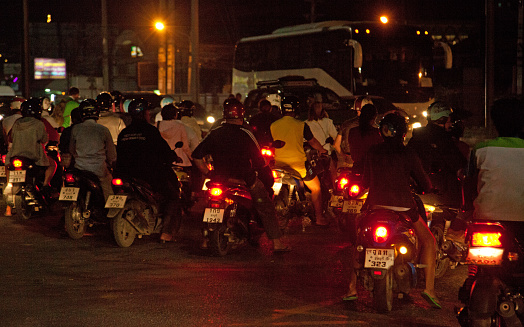
#> input picture Filters/test_image.jpg, 524 x 327 px, found by its file name
$ python CLAHE.py
#> lines starting #> are read from the running program, lines starting #| are printed output that depends on the picture
import matplotlib.pyplot as plt
import cv2
import numpy as np

img = cv2.imread('test_image.jpg', 0)
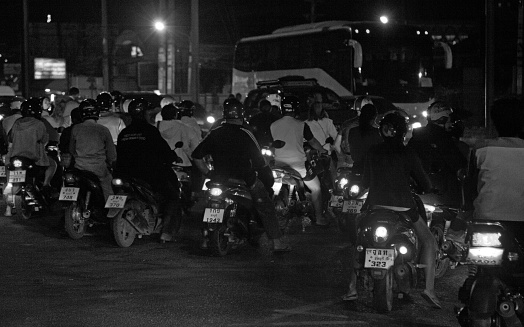
#> img: shape (327, 524); min 0, max 255, mean 35.8

clahe = cv2.createCLAHE(clipLimit=2.0, tileGridSize=(8,8))
cl1 = clahe.apply(img)
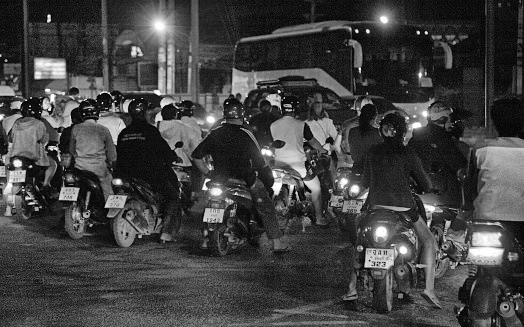
#> cl1: shape (327, 524); min 1, max 255, mean 65

cv2.imwrite('clahe_test_image.jpg', cl1)

# Initialize intensity values with 256 zeroes
intensity_count = [0] * 256

height, width = img.shape[:2]
#> height = 327; width = 524
N = height * width
#> N = 171348

# Array for new_image
high_contrast = np.zeros(img.shape)

for i in range(0, height):
    for j in range(0, width):
        intensity_count[img[i][j]] += 1  # Find pixels count for each intensity

L = 256

intensity_count, total_values_used = np.histogram(img.flatten(), L, [0, L])
#> total_values_used = 257 values from 0 to 256
pdf_list = np.ceil(intensity_count * (L - 1) / img.size)  # Calculate PDF
#> pdf_list = 256 values, max 7 at index 7, min 1 at index 0, mean 1.75
cdf_list = pdf_list.cumsum()  # Calculate CDF
#> cdf_list = 256 values from 1 to 448

for y in range(0, height):
    for x in range(0, width):
        # Apply the new intensities in our new image
        high_contrast[y, x] = cdf_list[img[y, x]]
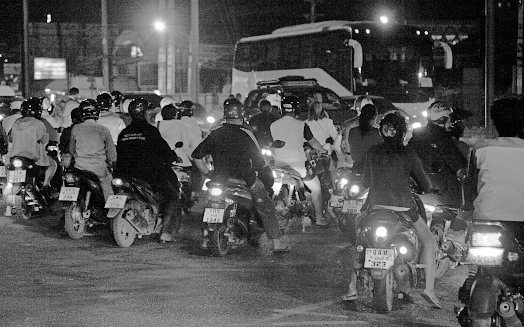
#> high_contrast: shape (327, 524) float64; min 1, max 448, mean 148; drawn with min black and max white

plt.hist(img.ravel(), 256, [0, 256])
plt.xlabel('Intensity Values')
plt.ylabel('Pixel Count')
plt.show()
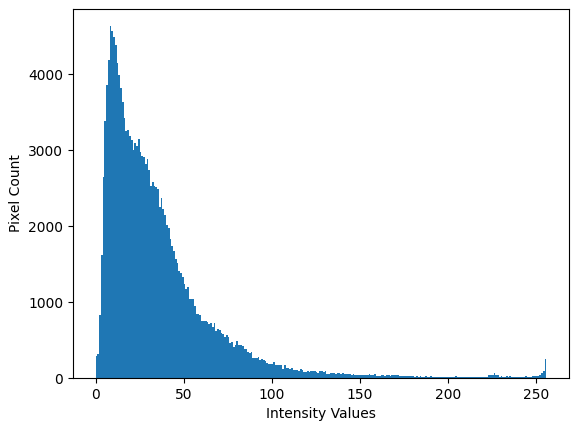
#> figure drawn by matplotlib, 1 panel; tallest bar 4630 high, from x = 8 to 9

plt.hist(high_contrast.ravel(), 256, [0, 256])
plt.xlabel('Intensity Values')
plt.ylabel('Pixel Count')
plt.show()
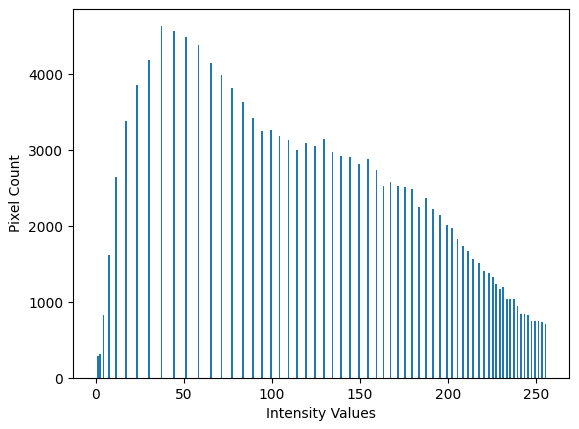
#> figure drawn by matplotlib, 1 panel; tallest bar 4630 high, from x = 37 to 38
